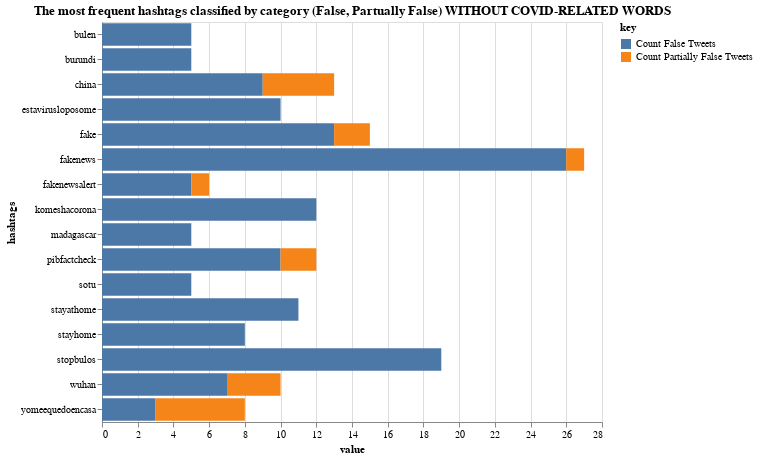

Source (notebook cell):
### Markdown cell above
Then we visualize the bar chart again

### Code cell
barsm = alt.Chart(df_mentions).transform_fold(
    ['Count False Tweets', 'Count Partially False Tweets'],
).mark_bar().encode(
    x=alt.X('value:Q'),
    y=alt.Y('hashtags:N'),
    color=alt.Color('key:N')
).transform_filter(
    alt.FieldRangePredicate(field='count', range=[5, 27])
).properties(title="The most frequent hashtags classified by category (False, Partually False) WITHOUT COVID-RELATED WORDS",width=500,height=400)


barsm

### Figure 1 — Vega-Lite specification as saved in the notebook (floating-point values rounded to 4 significant figures; data arrays with more than 128 entries replaced by an {"elided": "..."} marker saying what was removed)
{"config": {"view": {"continuousWidth": 400, "continuousHeight": 300}}, "data": {"name": "data-27ca7d34d04996e6959a015045e53f61"}, "mark": "bar", "encoding": {"color": {"type": "nominal", "field": "key"}, "x": {"type": "quantitative", "field": "value"}, "y": {"type": "nominal", "field": "hashtags"}}, "height": 400, "title": "The most frequent hashtags classified by category (False, Partually False) WITHOUT COVID-RELATED WORDS", "transform": [{"fold": ["Count False Tweets", "Count Partially False Tweets"]}, {"filter": {"field": "count", "range": [5, 27]}}], "width": 500, "$schema": "https://vega.github.io/schema/vega-lite/v4.8.1.json", "datasets": {"data-27ca7d34d04996e6959a015045e53f61": {"elided": "622 records"}}}
